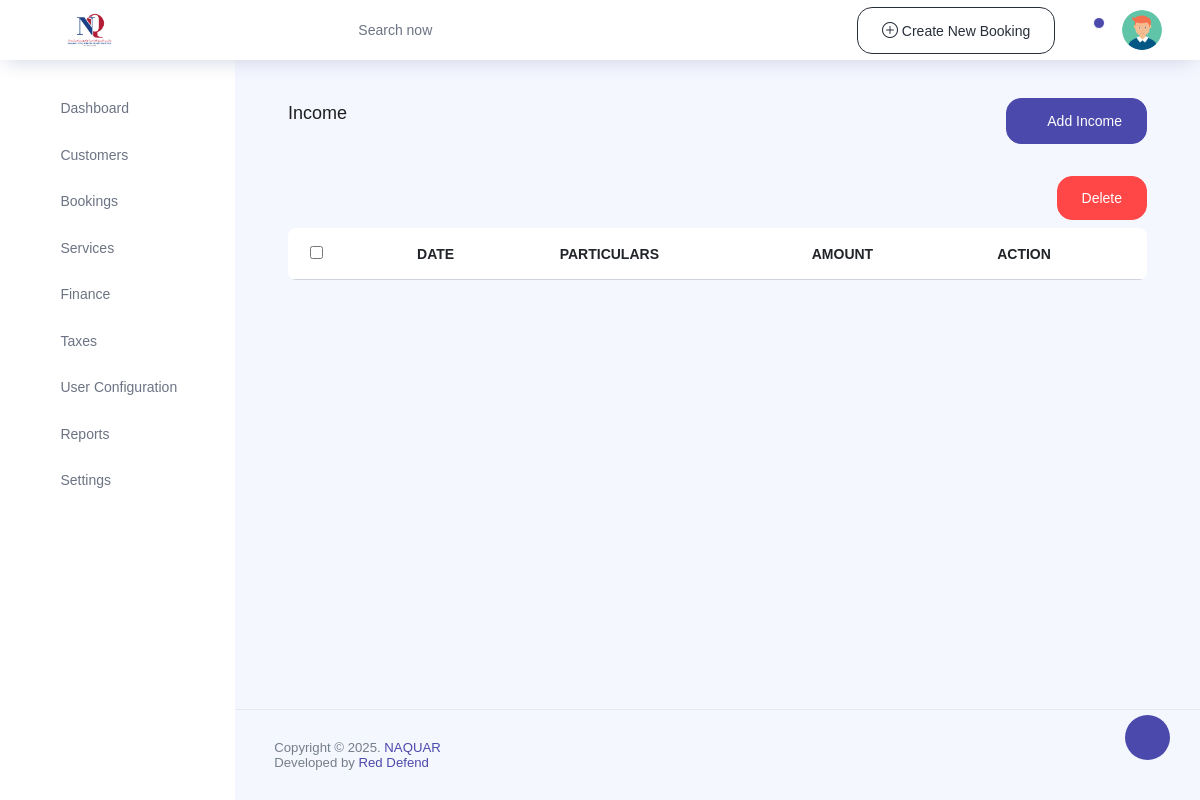
The app's page /finance/income (signed in), older data.
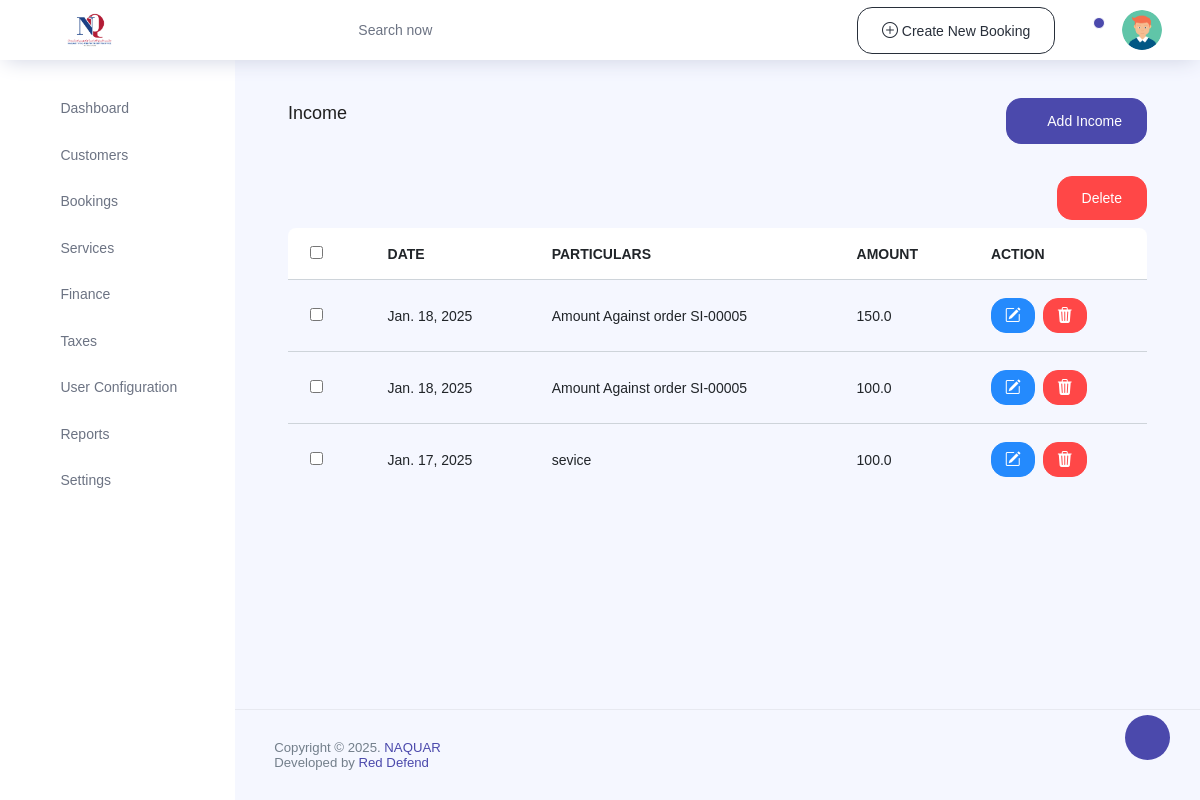
The same page, newer data.
### finance/models.py (models this page shows)
class Income(models.Model):
    date = models.DateField(auto_now_add=True)
    particulars = models.CharField(max_length=255)
    amount = models.FloatField()
    bill_number = models.CharField(max_length=20, default="No Bill")
    payment_mode = models.CharField(max_length=20, default="Cash",choices=[
        ('Cash', 'Cash'),
        ('Credit Card', 'Credit Card'),
        ('Debit Card', 'Debit Card'),
        ('Net Banking', 'Net Banking'),
        ('UPI', 'UPI'),
        ('Cheque', 'Cheque'),
        ('Other', 'Other')
    ] )
    other = models.CharField(max_length=255, default=" ", null=True, blank=True)

### finance/views.py (the view)
# urls.py: path("income",views.income, name= "income"),
@login_required(login_url="SignIn")
def income(request):
    income = Income.objects.all().order_by("-id")
    context = {
        "income":income
    }
    return render(request,"finance/income.html",context)

### templates/finance/income.html (shortened to what this page needs)
{% extends 'index.html' %}
{% block content %}
<div class="content-page">
    <div class="container-fluid">
        <div class="row">
            <div class="col-lg-12">
                <div class="d-flex flex-wrap flex-wrap align-items-center justify-content-between mb-4">
                    <div>
                        <h4 class="mb-3">Income</h4>
                    </div>
                    <a href="{%url 'add_income' %}" class="btn btn-primary add-list">Add Income</a>
                </div>
            </div>
            <div class="col-lg-12">
                <form method="post" action="{% url 'delete_bulk_income' %}">
                    <div class="text-right mt-2 mb-2">
                        <button onclick="return confirm('Are You Sure Do You Want To Delete Selected Items?')" type="submit" class="btn btn-danger">Delete</button>
                    </div>
                <div class="table-responsive rounded mb-3">
                    <table class="data-tables table mb-0 tbl-server-info">
                        <thead class="bg-white text-uppercase">
                            <tr class="ligth ligth-data">
                                <th>
                                    <div class="checkbox d-inline-block">
                                        <input  type="checkbox" id="select-all" aria-checked="false" class="checkbox-input">
                                    </div>
                                </th>
                                <th>Date</th>
                                <th>Particulars</th>
                                <th>amount</th>
                                <th>Action</th>
                            </tr>
                        </thead>
                        <tbody class="ligth-body">
                            {% for m in income %}
                            <tr>
                                <td>
                                    <div class="checkbox d-inline-block">
                                        <input type="checkbox" value="{{m.id}}" name="contact_id[]" class="checkbox-input contact-checkbox">
                                    </div>
                                </td>
                                <td>
                                    {{m.date}}</td>
                                <td>{{m.particulars}}</td>
                                <td>{{m.amount}}</td>
                                <td>
                                    <div class="d-flex align-items-center list-action">
                                        <a class="btn btn-info btn-sm mr-2" data-toggle="tooltip" data-placement="top"
                                            title="" data-original-title="Edit" href="{%url 'update_income' m.id %}"><i
                                                class="bi bi-pencil-square mr-0"></i></a>
                                        <a class="btn btn-danger btn-sm" data-toggle="modal"
                                            data-target="#deletemodel{{m.id}}" data-original-title="Delete" href="#"><i
                                                class="bi bi-trash3-fill mr-0"></i></a>
                                    </div>
                                </td>
                            </tr>
                            {% endfor %}
                        </tbody>
                    </table>
                </div>
                </form>
            </div>
        </div>
    </div>
</div>
{% endblock %}

Row changes from the older to the newer data that the page shows:
added Income: date "Jan. 18, 2025", particulars "Amount Against order SI-00005", amount "150.0"
added Income: date "Jan. 18, 2025", particulars "Amount Against order SI-00005", amount "100.0"
added Income: date "Jan. 17, 2025", particulars "sevice", amount "100.0"
